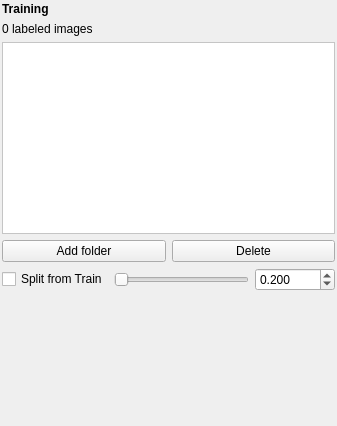
<?xml version="1.0" encoding="UTF-8"?>
<ui version="4.0">
 <class>data_subset_table_widget</class>
 <widget class="QWidget" name="data_subset_table_widget">
  <property name="geometry">
   <rect>
    <x>0</x>
    <y>0</y>
    <width>337</width>
    <height>426</height>
   </rect>
  </property>
  <property name="sizePolicy">
   <sizepolicy hsizetype="Minimum" vsizetype="Minimum">
    <horstretch>0</horstretch>
    <verstretch>0</verstretch>
   </sizepolicy>
  </property>
  <property name="windowTitle">
   <string>Form</string>
  </property>
  <property name="toolTipDuration">
   <number>-1</number>
  </property>
  <layout class="QVBoxLayout" name="verticalLayout_4">
   <property name="leftMargin">
    <number>0</number>
   </property>
   <property name="topMargin">
    <number>0</number>
   </property>
   <property name="rightMargin">
    <number>0</number>
   </property>
   <property name="bottomMargin">
    <number>0</number>
   </property>
   <item>
    <widget class="QWidget" name="wrapper" native="true">
     <property name="sizePolicy">
      <sizepolicy hsizetype="Minimum" vsizetype="Minimum">
       <horstretch>0</horstretch>
       <verstretch>0</verstretch>
      </sizepolicy>
     </property>
     <layout class="QVBoxLayout" name="verticalLayout_7">
      <property name="leftMargin">
       <number>2</number>
      </property>
      <property name="topMargin">
       <number>2</number>
      </property>
      <property name="rightMargin">
       <number>2</number>
      </property>
      <property name="bottomMargin">
       <number>2</number>
      </property>
      <item>
       <widget class="QLabel" name="subset_title">
        <property name="sizePolicy">
         <sizepolicy hsizetype="Minimum" vsizetype="Minimum">
          <horstretch>0</horstretch>
          <verstretch>0</verstretch>
         </sizepolicy>
        </property>
        <property name="styleSheet">
         <string notr="true">font-weight:bold</string>
        </property>
        <property name="text">
         <string>Training</string>
        </property>
       </widget>
      </item>
      <item>
       <widget class="QLabel" name="data_statistic">
        <property name="sizePolicy">
         <sizepolicy hsizetype="Minimum" vsizetype="Minimum">
          <horstretch>0</horstretch>
          <verstretch>0</verstretch>
         </sizepolicy>
        </property>
        <property name="text">
         <string>0 labeled images</string>
        </property>
       </widget>
      </item>
      <item>
       <widget class="TableViewWidget" name="data_sources_table">
        <property name="sizePolicy">
         <sizepolicy hsizetype="Expanding" vsizetype="Minimum">
          <horstretch>0</horstretch>
          <verstretch>0</verstretch>
         </sizepolicy>
        </property>
        <property name="maximumSize">
         <size>
          <width>16777215</width>
          <height>300</height>
         </size>
        </property>
        <property name="autoFillBackground">
         <bool>true</bool>
        </property>
        <property name="styleSheet">
         <string notr="true">background: white</string>
        </property>
        <property name="selectionBehavior">
         <enum>QAbstractItemView::SelectRows</enum>
        </property>
       </widget>
      </item>
      <item>
       <layout class="QHBoxLayout" name="buttons">
        <item>
         <widget class="QPushButton" name="add_folder_button">
          <property name="text">
           <string>Add folder</string>
          </property>
          <property name="icon">
           <iconset resource="../../../resources/resources.qrc">
            <normaloff>:/images/images/open.png</normaloff>:/images/images/open.png</iconset>
          </property>
         </widget>
        </item>
        <item>
         <widget class="QPushButton" name="delete_folder_button">
          <property name="text">
           <string>Delete</string>
          </property>
          <property name="icon">
           <iconset resource="../../../resources/resources.qrc">
            <normaloff>:/images/images/cancel.png</normaloff>:/images/images/cancel.png</iconset>
          </property>
         </widget>
        </item>
       </layout>
      </item>
      <item>
       <layout class="QHBoxLayout" name="split_from_train_layout">
        <item>
         <widget class="QCheckBox" name="split_from_train_checkbox">
          <property name="sizePolicy">
           <sizepolicy hsizetype="Fixed" vsizetype="Fixed">
            <horstretch>0</horstretch>
            <verstretch>0</verstretch>
           </sizepolicy>
          </property>
          <property name="minimumSize">
           <size>
            <width>0</width>
            <height>0</height>
           </size>
          </property>
          <property name="maximumSize">
           <size>
            <width>16777215</width>
            <height>16777215</height>
           </size>
          </property>
          <property name="text">
           <string>Split from Train</string>
          </property>
         </widget>
        </item>
        <item>
         <widget class="QSlider" name="split_ratio_slider">
          <property name="maximumSize">
           <size>
            <width>300</width>
            <height>16777215</height>
           </size>
          </property>
          <property name="minimum">
           <number>1</number>
          </property>
          <property name="maximum">
           <number>800</number>
          </property>
          <property name="pageStep">
           <number>1</number>
          </property>
          <property name="orientation">
           <enum>Qt::Horizontal</enum>
          </property>
         </widget>
        </item>
        <item>
         <widget class="QDoubleSpinBox" name="split_ratio_spin">
          <property name="minimumSize">
           <size>
            <width>80</width>
            <height>0</height>
           </size>
          </property>
          <property name="decimals">
           <number>3</number>
          </property>
          <property name="minimum">
           <double>0.001000000000000</double>
          </property>
          <property name="maximum">
           <double>0.800000000000000</double>
          </property>
          <property name="singleStep">
           <double>0.001000000000000</double>
          </property>
          <property name="value">
           <double>0.200000000000000</double>
          </property>
         </widget>
        </item>
       </layout>
      </item>
      <item>
       <spacer name="layout_spacer">
        <property name="orientation">
         <enum>Qt::Vertical</enum>
        </property>
        <property name="sizeHint" stdset="0">
         <size>
          <width>20</width>
          <height>40</height>
         </size>
        </property>
       </spacer>
      </item>
     </layout>
    </widget>
   </item>
  </layout>
 </widget>
 <customwidgets>
  <customwidget>
   <class>TableViewWidget</class>
   <extends>QListWidget</extends>
   <header>views/common/tableview</header>
  </customwidget>
 </customwidgets>
 <resources>
  <include location="../../../resources/resources.qrc"/>
 </resources>
 <connections/>
</ui>
